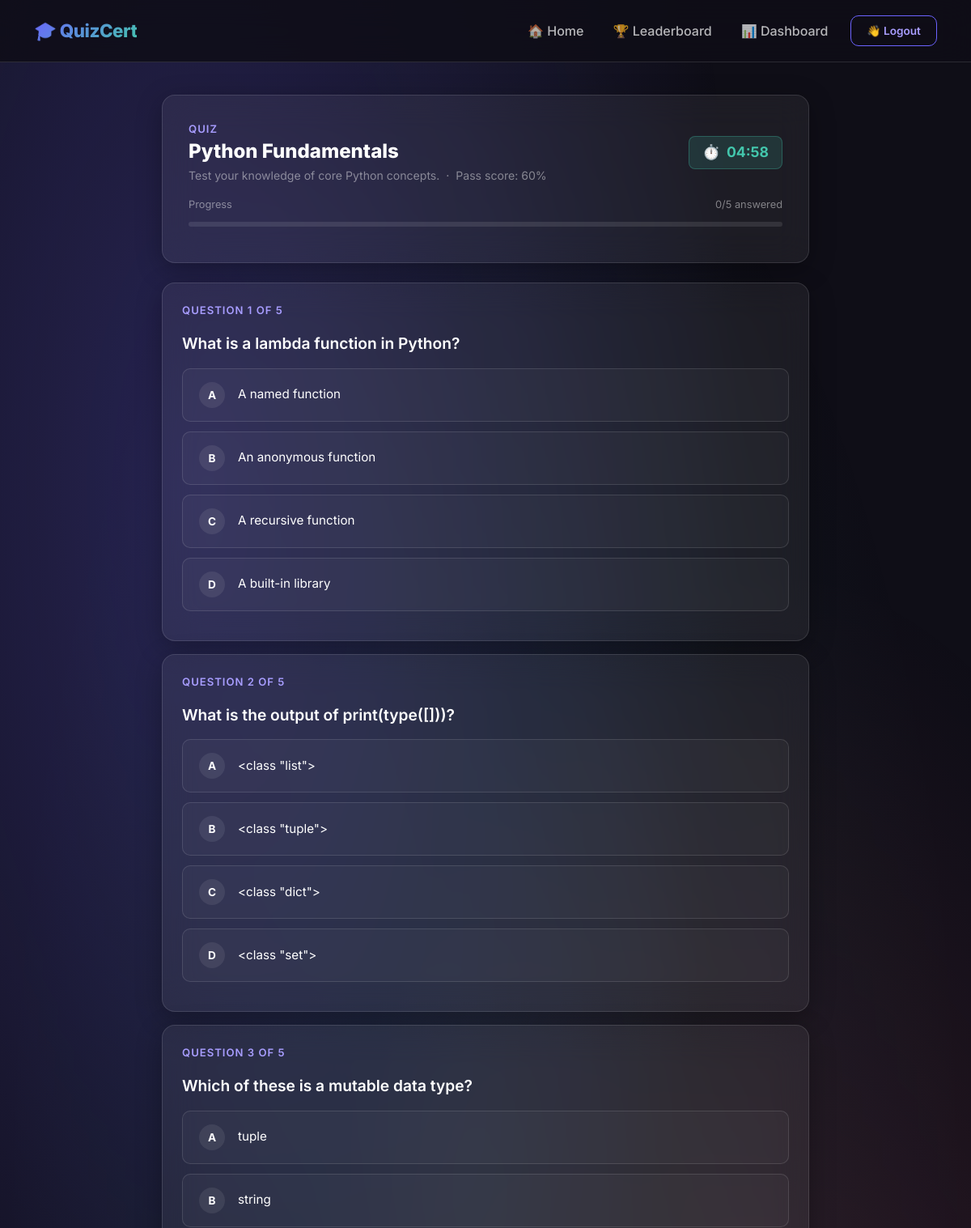
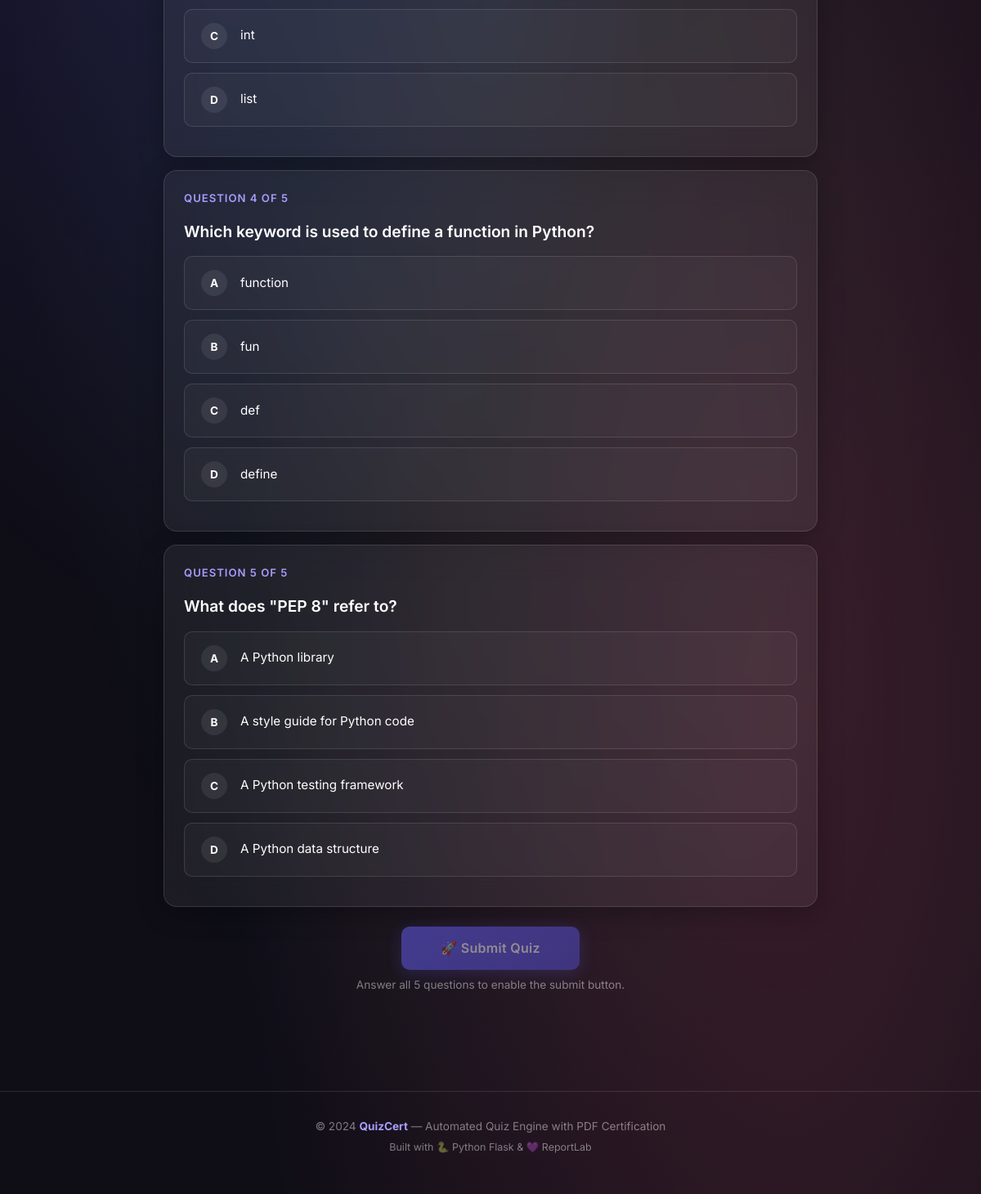
The app's page /quiz/1 (signed in) with its own data (2 pictures, top to bottom).
### app.py (models this page shows)
class Quiz(db.Model):
    __tablename__ = 'quizzes'
    id            = db.Column(db.Integer, primary_key=True)
    title         = db.Column(db.String(200), nullable=False)
    description   = db.Column(db.Text, default='')
    passing_score = db.Column(db.Integer, default=60)   # percentage
    time_limit    = db.Column(db.Integer, default=600)  # seconds (0 = no limit)
    created_at    = db.Column(db.DateTime, default=datetime.datetime.utcnow)
    questions = db.relationship('Question', backref='quiz', lazy=True,
                                cascade='all, delete-orphan')
    results   = db.relationship('Result',   backref='quiz', lazy=True,
                                cascade='all, delete-orphan')

class Question(db.Model):
    __tablename__ = 'questions'
    id             = db.Column(db.Integer, primary_key=True)
    quiz_id        = db.Column(db.Integer, db.ForeignKey('quizzes.id'), nullable=False)
    question       = db.Column(db.Text, nullable=False)
    option1        = db.Column(db.String(300), nullable=False)
    option2        = db.Column(db.String(300), nullable=False)
    option3        = db.Column(db.String(300), nullable=False)
    option4        = db.Column(db.String(300), nullable=False)
    correct_option = db.Column(db.Integer, nullable=False)  # 1-4

### app.py (the view)
@app.route('/quiz/<int:quiz_id>')
@login_required
def quiz(quiz_id):
    quiz_obj = db.get_or_404(Quiz, quiz_id)
    if not quiz_obj.questions:
        flash('This quiz has no questions yet.', 'warning')
        return redirect(url_for('dashboard'))
    import random
    questions = quiz_obj.questions[:]
    random.shuffle(questions)
    return render_template('quiz.html', quiz=quiz_obj, questions=questions)

### app.py (called while the page is built)
def login_required(f):
    from functools import wraps
    @wraps(f)
    def decorated(*args, **kwargs):
        if 'user_id' not in session:
            flash('Please log in to continue.', 'warning')
            return redirect(url_for('login'))
        return f(*args, **kwargs)
    return decorated

def current_user():
    if 'user_id' in session:
        return db.session.get(User, session['user_id'])
    return None

@app.context_processor
def inject_user():
    return dict(current_user=current_user())

### templates/quiz.html (shortened to what this page needs)
{% extends 'base.html' %}
{% block content %}
<div class="container p-page" style="max-width:800px;">
    <div class="glass-card quiz-header mb-4">
        <div class="d-flex justify-between align-center flex-wrap gap-2">
            <div>
                <div class="question-number">Quiz</div>
                <h1 style="font-size:1.5rem; font-weight:800; margin:0.25rem 0;">{{ quiz.title }}</h1>
                <p style="color:var(--text-muted); font-size:0.88rem; margin:0;">
                    {{ quiz.description or '' }} &nbsp;·&nbsp; Pass score: {{ quiz.passing_score }}%
                </p>
            </div>
            {% if quiz.time_limit > 0 %}
            <div class="timer-display" id="quizTimer" data-seconds="{{ quiz.time_limit }}">
                ⏱️ <span id="timerDisplay">{{ (quiz.time_limit // 60) }}:{{ '%02d'|format(quiz.time_limit % 60)
                    }}</span>
            </div>
            {% endif %}
        </div>
        <div class="mt-3">
            <div class="d-flex justify-between align-center mb-1">
                <span style="font-size:0.8rem; color:var(--text-muted);">Progress</span>
                <span id="progressText" style="font-size:0.8rem; color:var(--text-muted);">
                </span>
            </div>
            <div class="progress-bar-custom">
            </div>
        </div>
    </div>
    <form method="POST" action="{{ url_for('submit_quiz', quiz_id=quiz.id) }}" id="quizForm">
        {% for q in questions %}
        <div class="glass-card question-block mb-3" style="padding:1.5rem;">
            <div class="question-number">Question {{ loop.index }} of {{ questions|length }}</div>
            <p class="question-text">{{ q.question }}</p>
            <div class="mt-3">
                {% for opt_num, opt_text in [
                (1, q.option1),
                (2, q.option2),
                (3, q.option3),
                (4, q.option4)
                ] %}
                <label class="option-item" for="q{{ q.id }}_opt{{ opt_num }}">
                    <span class="option-label">{{ ['A','B','C','D'][opt_num - 1] }}</span>
                    <span class="option-text">{{ opt_text }}</span>
                </label>
                {% endfor %}
            </div>
        </div>
        {% endfor %}
        <div class="text-center mt-4">
            <button type="submit" class="btn-primary-custom" id="submitBtn"
                style="padding:0.9rem 3rem; font-size:1rem; justify-content:center;" disabled>
                🚀 Submit Quiz
            </button>
            <p class="text-small mt-2" style="color:var(--text-muted);">
                Answer all {{ questions|length }} questions to enable the submit button.
            </p>
        </div>
    </form>
</div>
{% endblock %}

### static/css/style.css (style rules this page uses)
:root { --primary: #6C63FF; --primary-dark: #574fd6; --primary-light: #a89dff; --secondary: #FF6584; --accent: #43C6AC; --success: #28a745; --danger: #e74c3c; --warning: #f39c12; --dark: #0f0e17; --dark-2: #1a1a2e; --dark-3: #16213e; --card-bg: rgba(255,255,255,0.06); --card-border: rgba(255,255,255,0.12); --text-primary: #ffffff; --text-secondary: rgba(255,255,255,0.7); --text-muted: rgba(255,255,255,0.45); --radius: 16px; --radius-sm: 10px; --shadow: 0 8px 32px rgba(0,0,0,0.3); --shadow-lg: 0 20px 60px rgba(0,0,0,0.5); --transition: all 0.3s cubic-bezier(0.4, 0, 0.2, 1); }
*, *::before, *::after { box-sizing: border-box; margin: 0; padding: 0; }
body { font-family: 'Inter', sans-serif; background: var(--dark); color: var(--text-primary); min-height: 100vh; overflow-x: hidden; }
body::before { content: ''; position: fixed; inset: 0; background: radial-gradient(ellipse at 20% 20%, rgba(108,99,255,0.25) 0%, transparent 50%), radial-gradient(ellipse at 80% 80%, rgba(255,101,132,0.18) 0%, transparent 50%), radial-gradient(ellipse at 50% 50%, rgba(67,198,172,0.1) 0%, transparent 70%); pointer-events: none; z-index: 0; }
.glass-card { background: var(--card-bg); backdrop-filter: blur(20px); border: 1px solid var(--card-border); border-radius: var(--radius); box-shadow: var(--shadow); transition: var(--transition); }
.btn-primary-custom { background: linear-gradient(135deg, var(--primary), var(--primary-dark)); color: #fff; border: none; border-radius: var(--radius-sm); padding: 0.75rem 2rem; font-weight: 600; font-size: 0.95rem; letter-spacing: 0.3px; cursor: pointer; transition: var(--transition); box-shadow: 0 4px 20px rgba(108,99,255,0.4); display: inline-flex; align-items: center; gap: 0.5rem; text-decoration: none; }
.quiz-header { padding: 2rem; margin-bottom: 1.5rem; border-bottom: 1px solid var(--card-border); }
.progress-bar-custom { width: 100%; height: 6px; background: rgba(255,255,255,0.1); border-radius: 50px; overflow: hidden; margin: 0.75rem 0; }
.question-number { font-size: 0.82rem; font-weight: 600; color: var(--primary-light); text-transform: uppercase; letter-spacing: 1px; }
.question-text { font-size: 1.2rem; font-weight: 600; line-height: 1.5; margin-top: 1rem; }
.option-item { padding: 1rem 1.25rem; border: 1px solid var(--card-border); border-radius: var(--radius-sm); background: rgba(255,255,255,0.03); cursor: pointer; transition: var(--transition); margin-bottom: 0.75rem; display: flex; align-items: center; gap: 1rem; }
.option-label { width: 32px; height: 32px; border-radius: 50%; background: rgba(255,255,255,0.08); display: flex; align-items: center; justify-content: center; font-weight: 700; font-size: 0.85rem; flex-shrink: 0; transition: var(--transition); }
.option-text { font-size: 0.95rem; }
.timer-display { display: flex; align-items: center; gap: 0.5rem; font-size: 1.1rem; font-weight: 700; color: var(--accent); background: rgba(67,198,172,0.15); border: 1px solid rgba(67,198,172,0.3); padding: 0.4rem 1rem; border-radius: 8px; }
.mt-2 { margin-top: 1rem; }
.mt-3 { margin-top: 1.5rem; }
.mb-1 { margin-bottom: 0.5rem; }
.mb-3 { margin-bottom: 1.5rem; }
.p-page { padding: 2.5rem 0; }
.text-center { text-align: center; }
.d-flex { display: flex; }
.align-center { align-items: center; }
.justify-between { justify-content: space-between; }
.gap-2 { gap: 1rem; }
.flex-wrap { flex-wrap: wrap; }
.text-small { font-size: 0.85rem; }

### records on screen
Quiz: title "Python Fundamentals", description "Test your knowledge of core Python concepts.", passing_score "60"
Question: questions "5", question "What is a lambda function in Python?", value "A", option1 "A named function", value "B", option2 "An anonymous function", value "C", option3 "A recursive function", value "D", option4 "A built-in library"
Question: questions "5", question "What is the output of print(type([]))?", value "A", option1 "<class \"list\">", value "B", option2 "<class \"tuple\">", value "C", option3 "<class \"dict\">", value "D", option4 "<class \"set\">"
Question: questions "5", question "Which of these is a mutable data type?", value "A", option1 "tuple", value "B", option2 "string", value "C", option3 "int", value "D", option4 "list"
Question: questions "5", question "Which keyword is used to define a function in Python?", value "A", option1 "function", value "B", option2 "fun", value "C", option3 "def", value "D", option4 "define"
Question: questions "5", question "What does \"PEP 8\" refer to?", value "A", option1 "A Python library", value "B", option2 "A style guide for Python code", value "C", option3 "A Python testing framework", value "D", option4 "A Python data structure"

### other values on screen
{{ questions|length }} "5"
